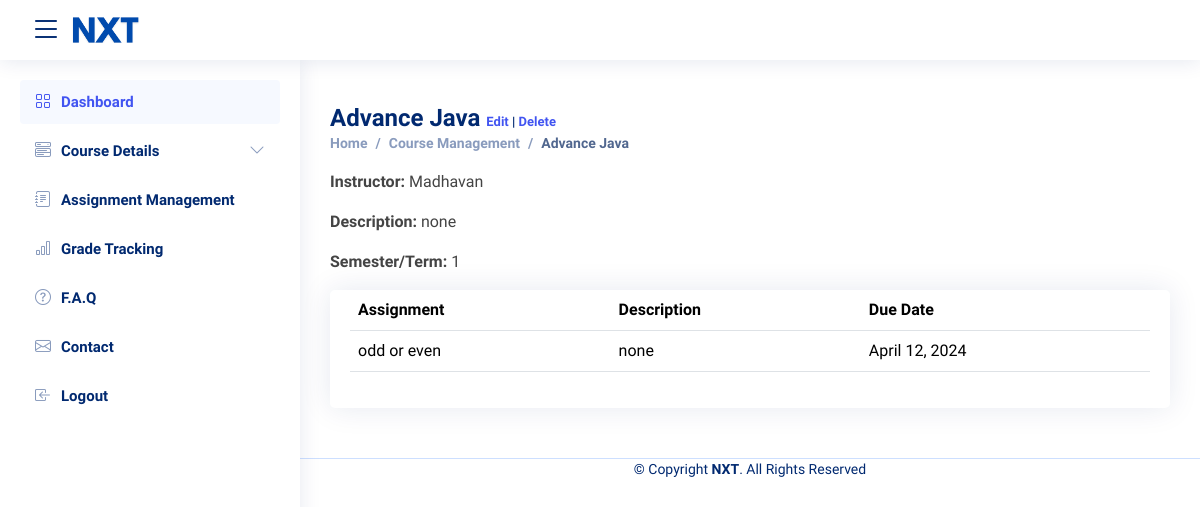
The page /course/6/ (signed in) on the database as committed earlier.
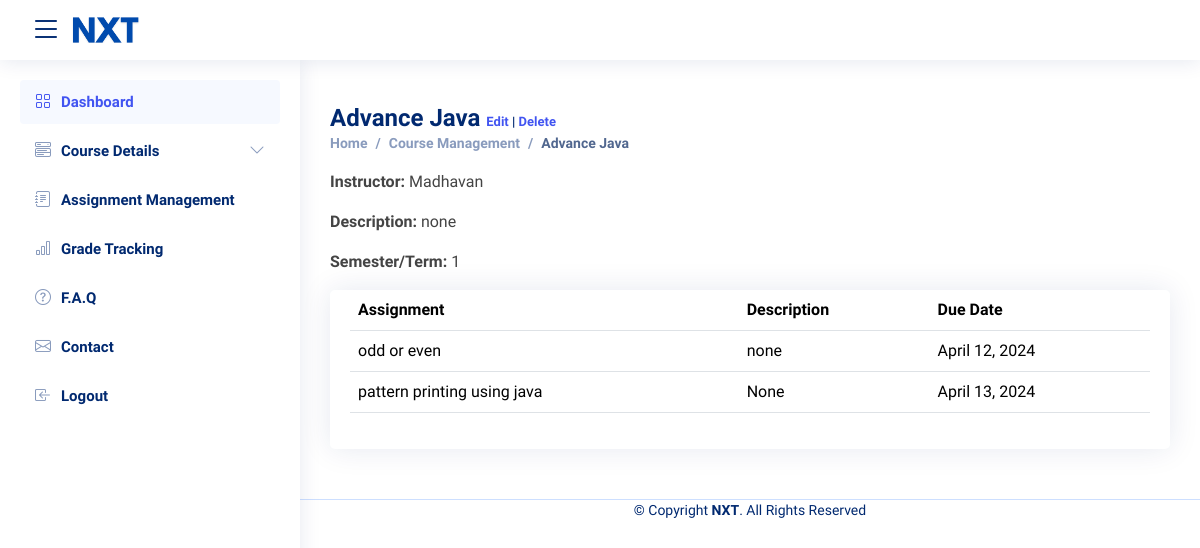
The same page on the database as committed later.
### app/models.py (models this page shows, shortened)
class Assignment(models.Model):
    course = models.ForeignKey(Course, on_delete=models.CASCADE)
    assignment_name = models.CharField(max_length=100)
    due_date = models.DateField()
    description = models.TextField()

### app/views.py (the view)
# urls.py: path('course/<int:course_id>/', views.course_detail,name="course"),
@login_required
def course_detail(request,course_id):
    user = request.user
    courses = Course.objects.filter(user=user)
    course = Course.objects.get(id=course_id)
    grades = Grade.objects.filter(course__user=user)
    assignments = Assignment.objects.filter(course=course_id)
    return render(request, 'course_detail.html', {'course': course,'courses': courses, 'grade':grades, 'assignments':assignments })

### template/course_detail.html (shortened to what this page needs)
{% extends 'master.html' %}
{% load static %}
{% block content %}
<div class="pagetitle">
    <h1>{{ course.course_name }}   <span style="font-size: small;"><a href="{% url 'edit_course' course.id %}">Edit</a> | <a href="{% url 'delete_course' course.id %}">Delete</a></span></h1>
    <nav>
        <ol class="breadcrumb">
            <li class="breadcrumb-item"><a href="/">Home</a></li>
            <li class="breadcrumb-item "><a href="/course_management">Course Management</a></li>
            <li class="breadcrumb-item active">{{course.course_name}}</li>
        </ol>
    </nav>
</div>
<section id="course-info">
    <div class="row">
        <div class="col-md-6">
            <p><strong>Instructor:</strong> {{ course.instructor_name }}</p>
            <p><strong>Description:</strong> {{ course.description }}</p>
            <p><strong>Semester/Term:</strong> {{ course.semester }}</p>
        </div>
    </div>
</section>
<section id="grade-tracking">
    <div class="row">
        <div class="col-lg-12">
            <div class="card">
                <div class="card-body">
                    <table class="table datatable">
                        <thead>
                            <tr>
                                <th>Assignment</th>
                                <th>Description</th>
                                <th data-type="date" data-format="YYYY/DD/MM">
                                    Due Date
                                </th>
                            </tr>
                        </thead>
                        <tbody>
                            {% for assignment in assignments %}
                            <tr>
                                <td>{{assignment.assignment_name}}</td>
                                <td>{{assignment.description}}</td>
                                <td>{{assignment.due_date}}</td>
                            </tr>
                            {% endfor %}
                        </tbody>
                    </table>
                </div>
            </div>
        </div>
    </div>
</section>
{% endblock %}

Rows that differ between the two databases and show on the page:
added Assignment: assignment_name "pattern printing using java", description "None", due_date "April 13, 2024"
